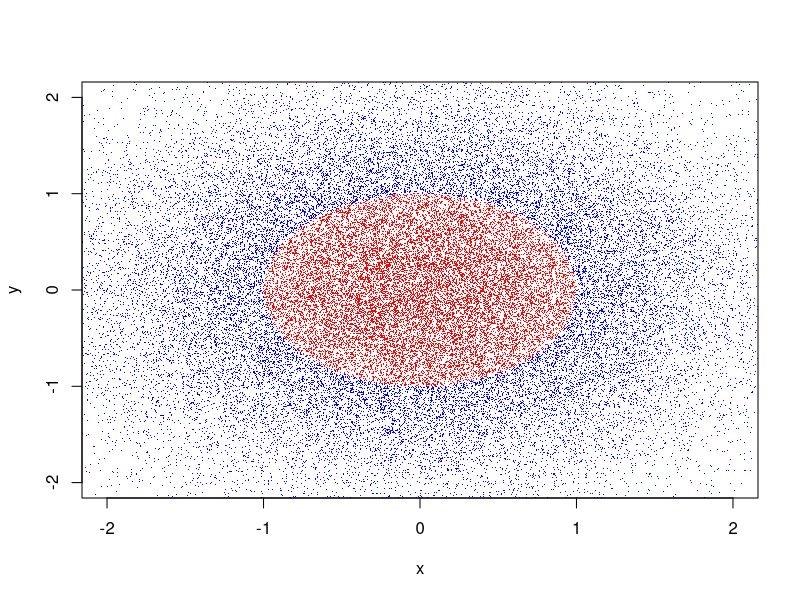
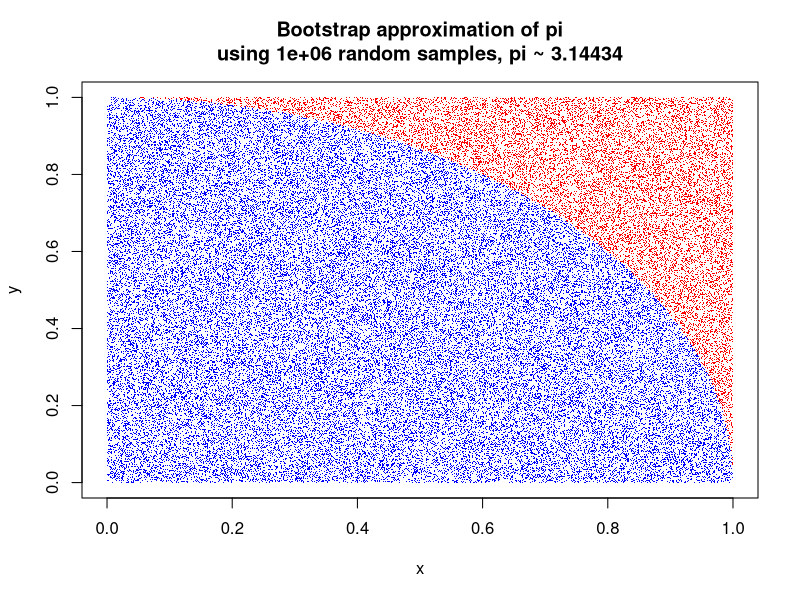

Generate these figures, in order, with R:
## ---- chunk 1
n <- 5e4 
x <- rnorm(n); y <- rnorm(n)
inside <- x^2 + y^2 <= 1
plot(x, y, col=ifelse(inside, "red", "blue"), pch=".", 
     xlim=c(-2,2), ylim=c(-2,2))
## ---- chunk 2
n <- 1e6
x <- runif(n); y <- runif(n)
inside <- x^2 + y^2 <= 1
pi <- 4 * sum(inside) / n
idx <- sample.int(trunc(n/(log(n))), replace = FALSE)
x <- x[idx]; y <- y[idx];
inside <- inside[idx]

plot(x, y, 
     col=ifelse(inside, "blue", "red"), cex=0.5, pch=".",  
     main=sprintf("Bootstrap approximation of pi\nusing %s random samples, pi ~ %1.5f", n, pi))
